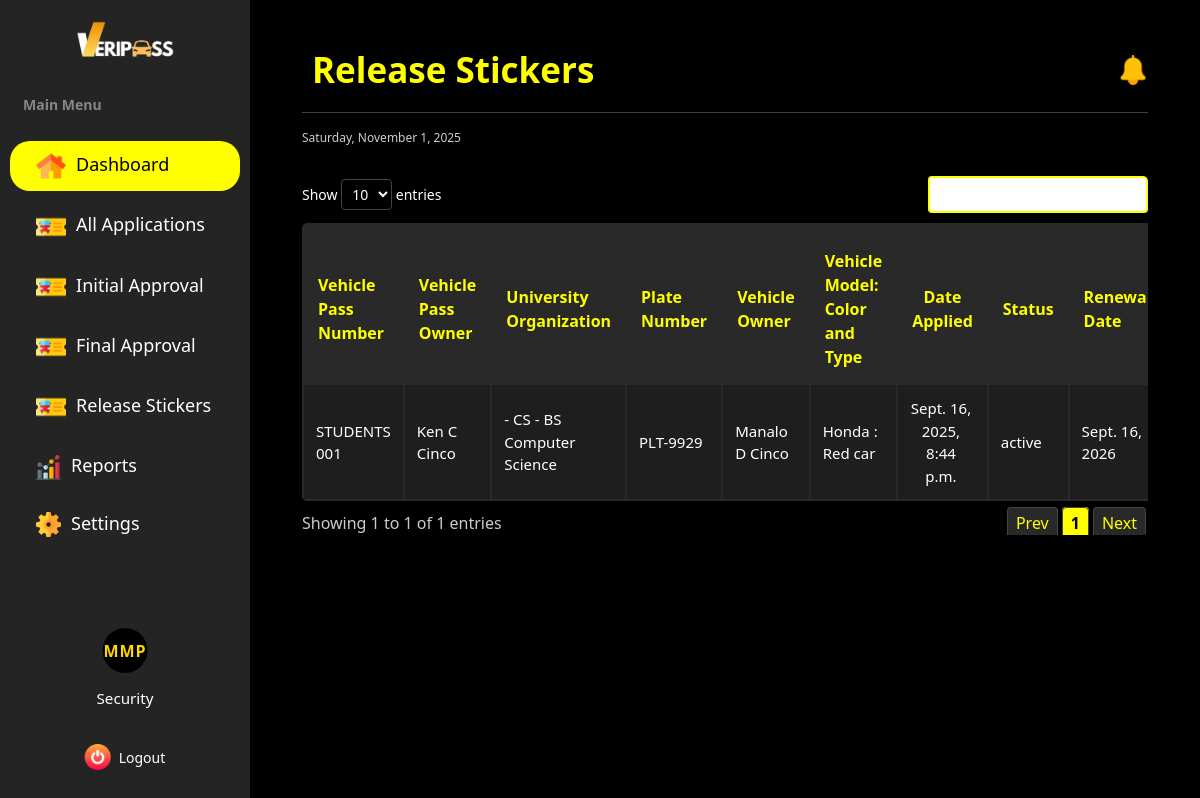
/dashboard/security/manage_stickers (signed in), run on the app's committed database.
### vehicle_pass/models.py (models this page shows, shortened)
class BaseModel(models.Model):
    created_at = models.DateTimeField(auto_now_add=True, db_index=True)
    updated_at = models.DateTimeField(auto_now=True)
    class Meta:
        abstract = True

class VehiclePass(BaseModel):
    STATUS_CHOICES = [
        ('active', 'Active'),
        ('inactive', 'Inactive'),
        ('revoked', 'Revoked')
    ]
    vehicle = models.OneToOneField(Vehicle, on_delete=models.CASCADE)
    pass_number = models.CharField(max_length=20)
    pass_expire = models.DateField()
    status = models.CharField(max_length=10, choices=STATUS_CHOICES, default="active")

class Vehicle(BaseModel):
    VEHICLE_TYPE = [('motor', 'Motor'),
                    ('car', 'Car'),
                    ('van', 'Van')]
    applicant = models.ForeignKey(UserProfile, on_delete=models.CASCADE, null=True, blank=True)
    make_model = models.CharField(max_length=35)
    plate_number = models.CharField(max_length=10, unique=True)
    year_model = models.IntegerField()
    color = models.CharField(max_length=20)
    type = models.CharField(choices=VEHICLE_TYPE, max_length=5)
    engine_number = models.CharField(max_length=25)
    chassis_number = models.CharField(max_length=17)
    or_number = models.CharField(max_length=25)
    cr_number = models.CharField(max_length=25)
    owner_firstname = models.CharField(max_length=45, null=True, blank=True)
    owner_middlename = models.CharField(max_length=45, null=True, blank=True)
    owner_lastname = models.CharField(max_length=45, null=True, blank=True)
    owner_suffix = models.CharField(max_length=5, null=True, blank=True)
    relationship_to_owner = models.CharField(max_length=15, null=True, blank=True)
    contact_number = models.CharField(max_length=14, null=True, blank=True)
    address = models.CharField(max_length=100, null=True, blank=True)

class UserProfile(BaseModel):
    ROLE_CHOICES = [('user', 'User'),
        ('security', 'Security'),
        ('admin', 'Admin')
        ]
    SCHOOL_ROLE_CHOICES = [('student', 'Student'),
                           ('faculty & staff', 'Faculty and Staff'),
                           ('university official', 'University Official')
    ]
    COLLEGE_CHOICES = [('CAD', 'College of Architecture and Design'),
                       ('CAH', 'College of Arts and Humanities'),
                       ('CBA', 'College of Business and Accountancy'),
                       ('CCJE', 'College of Criminal Justice and Education'),
                       ('CoE', 'College of Engineering'),
                       ('CHTM', 'College of Hospitality Management and Tourism'),
                       ('CNHS', 'College of Nursing and Health Sciences'),
                       ('CS', 'College of Sciences'),
                       ('CTE', 'College of Teacher Education'),
    ]
    YEAR_LEVEL_CHOICES = [('first year', 'First Year'),
                          ('second year', 'Second Year'),
                          ('third year', 'Third Year'),
                          ('fourth year', 'Fourth year'),
                          ('fifth year', 'Fifth Year')
    ]
    OFFICE_CHOICES = [
        ('university president', 'University President'),
        ('university president coa', 'University President COA'),
        ('office of the university secretary', 'Office of the University Secretary'),
        ('legal office', 'Legal Office (Data Privacy Office)'),
        ('planning and development office', 'Planning and Development Office'),
        ('office of the internal audit services', 'Office of the Internal Audit Services (QMS)'),
        ('public information office', 'Public Information Office'),
        ('alumni affairs office', 'Alumni Affairs Office'),
        ('academic council', 'Academic Council'),
        ('administrative council', 'Administrative Council'),
        ('research and extension council', 'Research and Extension Council'),
        ('management committee', 'Management Committee'),
        ('university ethics committee', 'University Ethics Committee'),
        ('gender and development office', 'Gender and Development Office'),
        ('international affairs and linkages office', 'International Affairs and Linkages Office'),
        ('office of the vice president for finance and administration', 'Office of the Vice President for Finance and Administration'),
        ('bids and awards committee', 'Bids and Awards Committee'),
        ('administrative management office', 'Administrative Management Office'),
        ('records archives management office', 'Records Archives Management Office'),
        ('human resource management office', 'Human Resource Management Office'),
        ('faculty and staff development unit', 'Faculty and Staff Development Unit'),
        ('health services office', 'Health Services Office'),
        ('management information system information office', 'Management Information System Information Office'),
        ('security office', 'Security Office'),
        ('supply and property management office', 'Supply and Property Management Office'),
        ('disaster risk reduction and management office', 'Disaster Risk Reduction and Management Office'),
        ('project management office', 'Project Management Office'),
        ('general services office', 'General Services Office'),
        ('utility and environmental management office', 'Utility and Environmental Management Office'),
        ('motorpool office', 'Motorpool Office'),
        ('finance management service offices (cfo)', 'Finance Management Service Offices (CFO)'),
        ('accounting office', 'Accounting Office'),
        ('processing unit', 'Processing Unit'),
        ('student accounts & assessment', 'Student Accounts & Assessment'),
        ('financial reporting', 'Financial Reporting'),
        ('budget office', 'Budget Office'),
        ('production services/income generating projects office', 'Production Services/Income Generating Projects Office'),
        ('production', 'Production'),
        ('sifma', 'SIFMA'),
        ('university bookstore', 'University Bookstore'),
        ('auxiliary services - canteen', 'Auxiliary Services - Canteen'),
        ('auxiliary services - hostel', 'Auxiliary Services - Hostel'),
        ('auxiliary services - dormitory', 'Auxiliary Services - Dormitory'),
        ('university printing press', 'University Printing Press'),
        ('procurement office', 'Procurement Office'),
        ('cashiers office', 'Cashier’s Office'),
        ('office of the vice president for research, development and extension', 'Office of the Vice President for Research, Development and Extension'),
        ('university research office', 'University Research Office'),
        ('university extension service office', 'University Extension Service Office'),
        ('intellectual property and technology transfer office', 'Intellectual Property and Technology Transfer Office'),
        ('palawan studies center', 'Palawan Studies Center'),
        ('center for strategy policy and governance', 'Center for Strategy Policy and Governance'),
        ('panrehiyong iv-b sentro ng wikang pilipino', 'Panrehiyong IV-B Sentro ng Wikang Pilipino'),
        ('marine science research center', 'Marine Science Research Center'),
        ('palawan international technology business incubator & startup hub office', 'Palawan International Technology Business Incubator & Startup Hub Office'),
        ('office of the vice president for academic affairs', 'Office of the Vice President for Academic Affairs'),
        ('office of the eteeap', 'Office of the ETEEAP'),
        ('office of the university registrar', 'Office of the University Registrar'),
        ('university quality assurance center', 'University Quality Assurance Center'),
        ('office of the university sports', 'Office of the University Sports'),
        ('office of the curriculum & instructional materials development', 'Office of the Curriculum & Instructional Materials Development'),
        ('office of the student affairs and services', 'Office of the Student Affairs and Services'),
        ('social and cultural affairs (psu band, psu dance troupe, psu singers)', 'Social and Cultural Affairs (PSU Band, PSU Dance Troupe, PSU Singers)'),
        ('office of the university library', 'Office of the University Library'),
        ('psu museum', 'PSU Museum'),
    ]
    WORKPLACE_CHOICES = OFFICE_CHOICES + COLLEGE_CHOICES
    corporate_email = models.EmailField(max_length=50, unique=True)
    password = models.CharField(max_length=128)
    contact = models.CharField(max_length=14)
    lastname = models.CharField(max_length=25)
    firstname = models.CharField(max_length=50)
    middlename = models.CharField(max_length=25, blank=True, null=True)
    suffix = models.CharField(max_length=5, blank=True, null=True)
    address = models.CharField(max_length=100, blank=True, null=True)
    dl_number = models.CharField(max_length=25)
    college = models.CharField(max_length=100, choices=COLLEGE_CHOICES ,blank=True, null=True)
    program = models.CharField(max_length=100, blank=True, null=True)
    year_level = models.CharField(max_length=40, choices=YEAR_LEVEL_CHOICES, blank=True, null=True)
    father_name = models.CharField(max_length=100, blank=True, null=True)
    father_contact = models.CharField(max_length=14, blank=True, null=True)
    father_address = models.CharField(max_length=150, blank=True, null=True)
    mother_name = models.CharField(max_length=100, blank=True, null=True)
    mother_contact =models.CharField(max_length=14, blank=True, null=True)
    mother_address = models.CharField(max_length=150, blank=True, null=True)
    guardian_name = models.CharField(max_length=100, blank=True, null=True)
    guardian_contact = models.CharField(max_length=14, blank=True, null=True)
    guardian_address = models.CharField(max_length=150, blank=True, null=True)
    position = models.CharField(max_length=50, blank=True, null=True)
    workplace = models.CharField(max_length=150, choices=WORKPLACE_CHOICES, blank=True, null=True)
    role = models.CharField(max_length=20, choices=ROLE_CHOICES, default='user', null=True)
    school_role = models.CharField(max_length=20, choices=SCHOOL_ROLE_CHOICES, null=True, blank=True)

### vehicle_pass/views.py (the view)
# urls.py: path("dashboard/security/manage_stickers", security_release_stickers, name="security_manage_stickers"),
@login_required
def security_release_stickers(request):
    stickers = VehiclePass.objects.select_related('vehicle__applicant').all().order_by('-created_at')
    return render(request, 'Security/Security_Release_Stickers.html', {'stickers': stickers})

### vehicle_pass/authentication.py (called while the page is built)
def login_required(view_func):
    @wraps(view_func)
    def wrapper(request, *args, **kwargs):
        if "user_id" not in request.session:
            return redirect("login")  # Redirect to login if not authenticated
        return view_func(request, *args, **kwargs)
    return wrapper

### vehicle_pass/context_processors.py (called while the page is built)
def admin_user_context(request):
    profile = None
    user_id = request.session.get('user_id')
    if user_id:
        profile = UserProfile.objects.filter(id=user_id).first()
    return {'profile': profile}

def default_user_context(request):
    profile = None
    user_id = request.session.get('user_id')
    if user_id:
        profile = UserProfile.objects.filter(id=user_id).first()
    return {'profile': profile}

def security_user_context(request):
    profile = None
    user_id = request.session.get('user_id')
    if user_id:
        profile = UserProfile.objects.filter(id=user_id).first()
    return {'profile': profile}

### templates/Security/Security_Release_Stickers.html (shortened to what this page needs)
{% extends "includes/security_sidebar.html" %}
{% load static %}
{% block extra_css %}
    <link rel="stylesheet" href="https://cdn.datatables.net/responsive/2.4.1/css/responsive.dataTables.min.css">
    <link rel="stylesheet" href="{% static 'css/security-dashboard-style.css' %}">
    <link rel="stylesheet" href="{% static 'css/sidebar.css' %}">
{% endblock %}
{% block content %}
<div class="main-content flex-grow-1 ms-uto">
    <div class="container-fluid py-1">
        <div class="d-flex justify-content-between align-items-center">
            <h2 class="title mb-3 mb-md-0">Release Stickers</h2>
            <div class="d-flex align-items-center gap-3">
                <a href="Announcements.html" class="text-decoration-none position-relative">
                    <img src="{% static 'images/notification.png' %}" alt="Notifications" width="30" height="30">
                </a>
            </div>
        </div>
        <hr>
        <small><span id="date"></span></small>
        <br>
        <section class="table-container">
            <table id="myTable" class="release-table">
                <thead>
                    <tr>
                        <th>Vehicle Pass Number</th>
                        <th>Vehicle Pass Owner</th>
                        <th>University Organization</th>
                        <th>Plate Number</th>
                        <th>Vehicle Owner</th>
                        <th>Vehicle Model: Color and Type</th>
                        <th>Date Applied</th>
                        <th>Status</th>
                        <th>Renewal Date</th>
                    </tr>
                </thead>
                <tbody>
                {% for sticker in stickers %}
                <tr>
                    <td>{{ sticker.pass_number }}</td>
                    <td>{{ sticker.vehicle.applicant.firstname }} {{ sticker.vehicle.applicant.middlename|default_if_none:""|slice:":1" }} {{ sticker.vehicle.applicant.lastname }} {{ sticker.vehicle.applicant.suffix|default_if_none:"" }}</td>
                    <td>{{ sticker.vehicle.applicant.workplace|default_if_none:"" }} - {{ sticker.vehicle.applicant.college|default_if_none:"" }} - {{ sticker.vehicle.applicant.program|default_if_none:"" }}</td>
                    <td>{{ sticker.vehicle.plate_number }}</td>
                    <td>{{ sticker.vehicle.owner_firstname|default_if_none:"" }} {{ sticker.vehicle.owner_middlename|default_if_none:""|slice:":1" }} {{ sticker.vehicle.owner_lastname|default_if_none:"" }} {{ sticker.vehicle.owner_suffix|default_if_none:"" }}</td>
                    <td>{{ sticker.vehicle.make_model }} : {{ sticker.vehicle.color }} {{ sticker.vehicle.type }}</td>
                    <td>{{ sticker.vehicle.created_at }}</td>
                    <td>{{ sticker.status }}</td>
                    <td>{{ sticker.pass_expire }}</td>
                </tr>
                {% endfor %}
                </tbody>
            </table>
        </section>
    </div>
</div>
{% endblock %}

### static/css/sidebar.css (style rules this page uses)
@media (min-width: 1200px) { .main-content { margin-left: 250px; width: calc(100% - 250px); padding: 30px; transition: margin-left 0.3s ease, width 0.3s ease; } }

### static/css/security-dashboard-style.css (style rules this page uses)
* { margin: 0; padding: 0; box-sizing: border-box; }
body { font-family: system-ui, -apple-system, BlinkMacSystemFont, 'Segoe UI', Roboto, Oxygen, Ubuntu, Cantarell, 'Open Sans', 'Helvetica Neue', sans-serif !important; display: flex; background-color: black !important; color: white !important; transition: all 0.3s ease; }
.title { margin: 0; font-size: 35px; display: flex; align-items: center; font-weight: bold; color: yellow; justify-content: space-between; padding: 5px 10px; }
#date { font-size: 12px; color: rgb(208, 206, 206) !important; margin: 0; display: flex; align-items: center; margin-bottom: 5px; }
.table-container { background: rgb(0, 0, 0); padding: 2px; border-radius: 5px; }
.release-table { width: 100%; border-collapse: separate; border-radius: 5px; background-color: #292929; color: white; padding-top: 10px; }
.release-table th { font-weight: bold; padding: 14px; color: yellow; font-size: 16px; }
.release-table td { padding: 12px; font-size: 15px; }
.release-table tr { color: white; }
.release-table tbody tr:nth-child(odd) { background-color: #1e1e1e !important; }
.release-table th:first-child { cursor: pointer; }
.release-table th:nth-child(7), .release-table td:nth-child(7) { text-align: center; }
.release-table td:nth-child(7) { display: flex; justify-content: flex-end; gap: 5px; padding-right: 15px; }
@media (min-width: 1200px) { .main-content { margin-left: 250px; width: calc(100% - 250px); padding: 30px; } }
.table-container { padding: 0; overflow-x: auto; }

### templates/Security/Security_Release_Stickers.html (style rules this page uses)
.main-content { flex-grow: 1; padding: 20px; margin-left: auto; }

### data on the page
VehiclePass: pass_number "STUDENTS 001", vehicle.applicant.firstname "Ken", vehicle.applicant.middlename "C", vehicle.applicant.lastname "Cinco", vehicle.applicant.college "CS", vehicle.applicant.program "BS Computer Science", vehicle.plate_number "PLT-9929", vehicle.owner_firstname "Manalo", vehicle.owner_middlename "D", vehicle.owner_lastname "Cinco", vehicle.make_model "Honda", vehicle.color "Red", vehicle.type "car", vehicle.created_at "Sept. 16, 2025, 8:44 p.m.", status "active", pass_expire "Sept. 16, 2026"

### other printed values
{{ initials|default:'A' }} "MMP"
